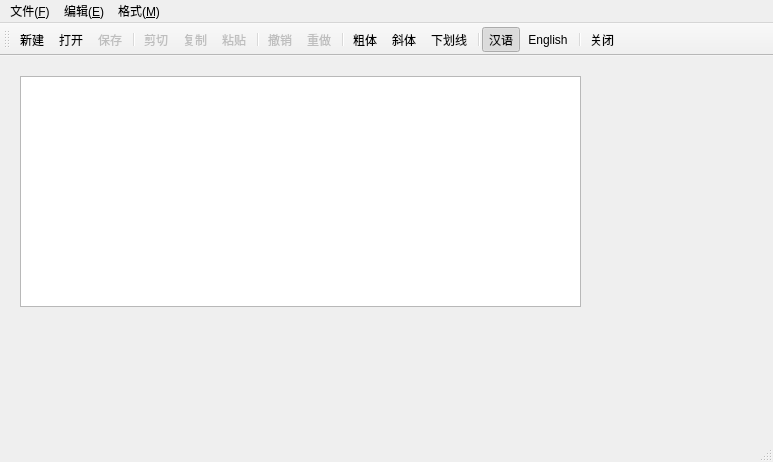
<?xml version="1.0" encoding="UTF-8"?>
<ui version="4.0">
 <class>MainWindow</class>
 <widget class="QMainWindow" name="MainWindow">
  <property name="geometry">
   <rect>
    <x>0</x>
    <y>0</y>
    <width>773</width>
    <height>462</height>
   </rect>
  </property>
  <property name="windowTitle">
   <string>多语言界面</string>
  </property>
  <property name="toolButtonStyle">
   <enum>Qt::ToolButtonTextUnderIcon</enum>
  </property>
  <widget class="QWidget" name="centralWidget">
   <widget class="QPlainTextEdit" name="textEdit">
    <property name="geometry">
     <rect>
      <x>20</x>
      <y>20</y>
      <width>561</width>
      <height>231</height>
     </rect>
    </property>
    <property name="font">
     <font>
      <pointsize>11</pointsize>
     </font>
    </property>
   </widget>
  </widget>
  <widget class="QMenuBar" name="menuBar">
   <property name="geometry">
    <rect>
     <x>0</x>
     <y>0</y>
     <width>773</width>
     <height>22</height>
    </rect>
   </property>
   <widget class="QMenu" name="menu_E">
    <property name="title">
     <string>编辑(&amp;E)</string>
    </property>
    <addaction name="actEdit_Cut"/>
    <addaction name="actEdit_Copy"/>
    <addaction name="actEdit_Paste"/>
    <addaction name="separator"/>
    <addaction name="actEdit_Undo"/>
    <addaction name="actEdit_Redo"/>
    <addaction name="separator"/>
    <addaction name="actEdit_SelectAll"/>
    <addaction name="actEdit_Clear"/>
   </widget>
   <widget class="QMenu" name="menu_F">
    <property name="title">
     <string>格式(&amp;M)</string>
    </property>
    <widget class="QMenu" name="menu">
     <property name="title">
      <string>界面语言</string>
     </property>
     <addaction name="actLang_CN"/>
     <addaction name="actLang_EN"/>
    </widget>
    <addaction name="actFont_Bold"/>
    <addaction name="actFont_Italic"/>
    <addaction name="actFont_UnderLine"/>
    <addaction name="separator"/>
    <addaction name="actSys_ToggleText"/>
    <addaction name="menu"/>
   </widget>
   <widget class="QMenu" name="menu_F_2">
    <property name="title">
     <string>文件(&amp;F)</string>
    </property>
    <addaction name="actFile_New"/>
    <addaction name="actFile_Open"/>
    <addaction name="actFile_Save"/>
    <addaction name="separator"/>
    <addaction name="actClose"/>
   </widget>
   <addaction name="menu_F_2"/>
   <addaction name="menu_E"/>
   <addaction name="menu_F"/>
  </widget>
  <widget class="QToolBar" name="mainToolBar">
   <property name="iconSize">
    <size>
     <width>16</width>
     <height>16</height>
    </size>
   </property>
   <property name="toolButtonStyle">
    <enum>Qt::ToolButtonTextUnderIcon</enum>
   </property>
   <attribute name="toolBarArea">
    <enum>TopToolBarArea</enum>
   </attribute>
   <attribute name="toolBarBreak">
    <bool>false</bool>
   </attribute>
   <addaction name="actFile_New"/>
   <addaction name="actFile_Open"/>
   <addaction name="actFile_Save"/>
   <addaction name="separator"/>
   <addaction name="actEdit_Cut"/>
   <addaction name="actEdit_Copy"/>
   <addaction name="actEdit_Paste"/>
   <addaction name="separator"/>
   <addaction name="actEdit_Undo"/>
   <addaction name="actEdit_Redo"/>
   <addaction name="separator"/>
   <addaction name="actFont_Bold"/>
   <addaction name="actFont_Italic"/>
   <addaction name="actFont_UnderLine"/>
   <addaction name="separator"/>
   <addaction name="actLang_CN"/>
   <addaction name="actLang_EN"/>
   <addaction name="separator"/>
   <addaction name="actClose"/>
  </widget>
  <widget class="QStatusBar" name="statusBar">
   <property name="sizeGripEnabled">
    <bool>true</bool>
   </property>
  </widget>
  <action name="actEdit_Cut">
   <property name="enabled">
    <bool>false</bool>
   </property>
   <property name="icon">
    <iconset resource="res.qrc">
     <normaloff>:/icons/images/200.bmp</normaloff>:/icons/images/200.bmp</iconset>
   </property>
   <property name="text">
    <string>剪切</string>
   </property>
   <property name="toolTip">
    <string>剪切到粘贴板</string>
   </property>
   <property name="shortcut">
    <string>Ctrl+X</string>
   </property>
  </action>
  <action name="actEdit_Copy">
   <property name="enabled">
    <bool>false</bool>
   </property>
   <property name="icon">
    <iconset resource="res.qrc">
     <normaloff>:/icons/images/202.bmp</normaloff>:/icons/images/202.bmp</iconset>
   </property>
   <property name="text">
    <string>复制</string>
   </property>
   <property name="toolTip">
    <string>复制到粘贴板</string>
   </property>
   <property name="shortcut">
    <string>Ctrl+C</string>
   </property>
  </action>
  <action name="actEdit_Paste">
   <property name="enabled">
    <bool>false</bool>
   </property>
   <property name="icon">
    <iconset resource="res.qrc">
     <normaloff>:/icons/images/204.bmp</normaloff>:/icons/images/204.bmp</iconset>
   </property>
   <property name="text">
    <string>粘贴</string>
   </property>
   <property name="toolTip">
    <string>从粘贴板粘贴</string>
   </property>
   <property name="shortcut">
    <string>Ctrl+V</string>
   </property>
  </action>
  <action name="actFont_Bold">
   <property name="checkable">
    <bool>true</bool>
   </property>
   <property name="icon">
    <iconset resource="res.qrc">
     <normaloff>:/icons/images/500.bmp</normaloff>:/icons/images/500.bmp</iconset>
   </property>
   <property name="text">
    <string>粗体</string>
   </property>
   <property name="toolTip">
    <string>粗体</string>
   </property>
  </action>
  <action name="actFont_Italic">
   <property name="checkable">
    <bool>true</bool>
   </property>
   <property name="icon">
    <iconset resource="res.qrc">
     <normaloff>:/icons/images/502.bmp</normaloff>:/icons/images/502.bmp</iconset>
   </property>
   <property name="text">
    <string>斜体</string>
   </property>
   <property name="toolTip">
    <string>斜体</string>
   </property>
  </action>
  <action name="actFont_UnderLine">
   <property name="checkable">
    <bool>true</bool>
   </property>
   <property name="icon">
    <iconset resource="res.qrc">
     <normaloff>:/icons/images/504.bmp</normaloff>:/icons/images/504.bmp</iconset>
   </property>
   <property name="text">
    <string>下划线</string>
   </property>
   <property name="toolTip">
    <string>下划线</string>
   </property>
  </action>
  <action name="actClose">
   <property name="icon">
    <iconset resource="res.qrc">
     <normaloff>:/icons/images/132.bmp</normaloff>:/icons/images/132.bmp</iconset>
   </property>
   <property name="text">
    <string>关闭</string>
   </property>
   <property name="toolTip">
    <string>关闭本窗口</string>
   </property>
  </action>
  <action name="actSys_ToggleText">
   <property name="checkable">
    <bool>true</bool>
   </property>
   <property name="checked">
    <bool>true</bool>
   </property>
   <property name="text">
    <string>显示按钮文字</string>
   </property>
   <property name="toolTip">
    <string>显示工具栏按钮文字</string>
   </property>
  </action>
  <action name="actEdit_Clear">
   <property name="icon">
    <iconset resource="res.qrc">
     <normaloff>:/icons/images/212.bmp</normaloff>:/icons/images/212.bmp</iconset>
   </property>
   <property name="text">
    <string>清空</string>
   </property>
   <property name="toolTip">
    <string>清空</string>
   </property>
  </action>
  <action name="actEdit_Undo">
   <property name="enabled">
    <bool>false</bool>
   </property>
   <property name="icon">
    <iconset resource="res.qrc">
     <normaloff>:/icons/images/206.bmp</normaloff>:/icons/images/206.bmp</iconset>
   </property>
   <property name="text">
    <string>撤销</string>
   </property>
   <property name="toolTip">
    <string>撤销上次编辑操作</string>
   </property>
   <property name="statusTip">
    <string>撤销上次编辑操作</string>
   </property>
   <property name="shortcut">
    <string>Ctrl+Z</string>
   </property>
  </action>
  <action name="actEdit_Redo">
   <property name="enabled">
    <bool>false</bool>
   </property>
   <property name="icon">
    <iconset resource="res.qrc">
     <normaloff>:/icons/images/208.bmp</normaloff>:/icons/images/208.bmp</iconset>
   </property>
   <property name="text">
    <string>重做</string>
   </property>
   <property name="toolTip">
    <string>重做上次操作</string>
   </property>
   <property name="statusTip">
    <string>重做上次操作</string>
   </property>
   <property name="shortcut">
    <string>Ctrl+Y</string>
   </property>
  </action>
  <action name="actEdit_SelectAll">
   <property name="text">
    <string>全选</string>
   </property>
   <property name="toolTip">
    <string>全选</string>
   </property>
   <property name="shortcut">
    <string>Ctrl+A</string>
   </property>
  </action>
  <action name="actFile_New">
   <property name="icon">
    <iconset resource="res.qrc">
     <normaloff>:/icons/images/100.bmp</normaloff>:/icons/images/100.bmp</iconset>
   </property>
   <property name="text">
    <string>新建</string>
   </property>
   <property name="toolTip">
    <string>新建文件</string>
   </property>
   <property name="statusTip">
    <string>新建一个文件</string>
   </property>
   <property name="shortcut">
    <string>Ctrl+N</string>
   </property>
  </action>
  <action name="actFile_Open">
   <property name="icon">
    <iconset resource="res.qrc">
     <normaloff>:/icons/images/122.bmp</normaloff>:/icons/images/122.bmp</iconset>
   </property>
   <property name="text">
    <string>打开...</string>
   </property>
   <property name="toolTip">
    <string>打开文件</string>
   </property>
   <property name="statusTip">
    <string>打开一个文件</string>
   </property>
   <property name="shortcut">
    <string>Ctrl+O</string>
   </property>
  </action>
  <action name="actFile_Save">
   <property name="enabled">
    <bool>false</bool>
   </property>
   <property name="icon">
    <iconset resource="res.qrc">
     <normaloff>:/icons/images/104.bmp</normaloff>:/icons/images/104.bmp</iconset>
   </property>
   <property name="text">
    <string>保存</string>
   </property>
   <property name="toolTip">
    <string>保存修改</string>
   </property>
   <property name="statusTip">
    <string>没有实际保存文件</string>
   </property>
   <property name="shortcut">
    <string>Ctrl+S</string>
   </property>
  </action>
  <action name="actLang_CN">
   <property name="checkable">
    <bool>true</bool>
   </property>
   <property name="checked">
    <bool>true</bool>
   </property>
   <property name="icon">
    <iconset resource="res.qrc">
     <normaloff>:/icons/images/CN.jpg</normaloff>:/icons/images/CN.jpg</iconset>
   </property>
   <property name="text">
    <string>汉语</string>
   </property>
   <property name="toolTip">
    <string>汉语界面</string>
   </property>
   <property name="statusTip">
    <string>切换使用汉语界面</string>
   </property>
  </action>
  <action name="actLang_EN">
   <property name="checkable">
    <bool>true</bool>
   </property>
   <property name="icon">
    <iconset resource="res.qrc">
     <normaloff>:/icons/images/timg2.jpg</normaloff>:/icons/images/timg2.jpg</iconset>
   </property>
   <property name="text">
    <string>English</string>
   </property>
   <property name="toolTip">
    <string>English Interface</string>
   </property>
   <property name="statusTip">
    <string>Switch to English Interface</string>
   </property>
  </action>
 </widget>
 <layoutdefault spacing="6" margin="11"/>
 <resources>
  <include location="res.qrc"/>
 </resources>
 <connections>
  <connection>
   <sender>actEdit_Cut</sender>
   <signal>triggered()</signal>
   <receiver>textEdit</receiver>
   <slot>cut()</slot>
   <hints>
    <hint type="sourcelabel">
     <x>-1</x>
     <y>-1</y>
    </hint>
    <hint type="destinationlabel">
     <x>308</x>
     <y>228</y>
    </hint>
   </hints>
  </connection>
  <connection>
   <sender>actEdit_Copy</sender>
   <signal>triggered()</signal>
   <receiver>textEdit</receiver>
   <slot>copy()</slot>
   <hints>
    <hint type="sourcelabel">
     <x>-1</x>
     <y>-1</y>
    </hint>
    <hint type="destinationlabel">
     <x>308</x>
     <y>228</y>
    </hint>
   </hints>
  </connection>
  <connection>
   <sender>actEdit_Paste</sender>
   <signal>triggered()</signal>
   <receiver>textEdit</receiver>
   <slot>paste()</slot>
   <hints>
    <hint type="sourcelabel">
     <x>-1</x>
     <y>-1</y>
    </hint>
    <hint type="destinationlabel">
     <x>308</x>
     <y>228</y>
    </hint>
   </hints>
  </connection>
  <connection>
   <sender>actEdit_Clear</sender>
   <signal>triggered()</signal>
   <receiver>textEdit</receiver>
   <slot>clear()</slot>
   <hints>
    <hint type="sourcelabel">
     <x>-1</x>
     <y>-1</y>
    </hint>
    <hint type="destinationlabel">
     <x>308</x>
     <y>228</y>
    </hint>
   </hints>
  </connection>
  <connection>
   <sender>actEdit_Undo</sender>
   <signal>triggered()</signal>
   <receiver>textEdit</receiver>
   <slot>undo()</slot>
   <hints>
    <hint type="sourcelabel">
     <x>-1</x>
     <y>-1</y>
    </hint>
    <hint type="destinationlabel">
     <x>347</x>
     <y>248</y>
    </hint>
   </hints>
  </connection>
  <connection>
   <sender>actEdit_Redo</sender>
   <signal>triggered()</signal>
   <receiver>textEdit</receiver>
   <slot>redo()</slot>
   <hints>
    <hint type="sourcelabel">
     <x>-1</x>
     <y>-1</y>
    </hint>
    <hint type="destinationlabel">
     <x>347</x>
     <y>248</y>
    </hint>
   </hints>
  </connection>
  <connection>
   <sender>textEdit</sender>
   <signal>undoAvailable(bool)</signal>
   <receiver>actEdit_Undo</receiver>
   <slot>setEnabled(bool)</slot>
   <hints>
    <hint type="sourcelabel">
     <x>347</x>
     <y>248</y>
    </hint>
    <hint type="destinationlabel">
     <x>-1</x>
     <y>-1</y>
    </hint>
   </hints>
  </connection>
  <connection>
   <sender>textEdit</sender>
   <signal>redoAvailable(bool)</signal>
   <receiver>actEdit_Redo</receiver>
   <slot>setEnabled(bool)</slot>
   <hints>
    <hint type="sourcelabel">
     <x>347</x>
     <y>248</y>
    </hint>
    <hint type="destinationlabel">
     <x>-1</x>
     <y>-1</y>
    </hint>
   </hints>
  </connection>
  <connection>
   <sender>actEdit_SelectAll</sender>
   <signal>triggered()</signal>
   <receiver>textEdit</receiver>
   <slot>selectAll()</slot>
   <hints>
    <hint type="sourcelabel">
     <x>-1</x>
     <y>-1</y>
    </hint>
    <hint type="destinationlabel">
     <x>319</x>
     <y>238</y>
    </hint>
   </hints>
  </connection>
  <connection>
   <sender>actClose</sender>
   <signal>triggered()</signal>
   <receiver>MainWindow</receiver>
   <slot>close()</slot>
   <hints>
    <hint type="sourcelabel">
     <x>-1</x>
     <y>-1</y>
    </hint>
    <hint type="destinationlabel">
     <x>335</x>
     <y>224</y>
    </hint>
   </hints>
  </connection>
  <connection>
   <sender>textEdit</sender>
   <signal>modificationChanged(bool)</signal>
   <receiver>actFile_Save</receiver>
   <slot>setEnabled(bool)</slot>
   <hints>
    <hint type="sourcelabel">
     <x>330</x>
     <y>200</y>
    </hint>
    <hint type="destinationlabel">
     <x>-1</x>
     <y>-1</y>
    </hint>
   </hints>
  </connection>
 </connections>
</ui>
